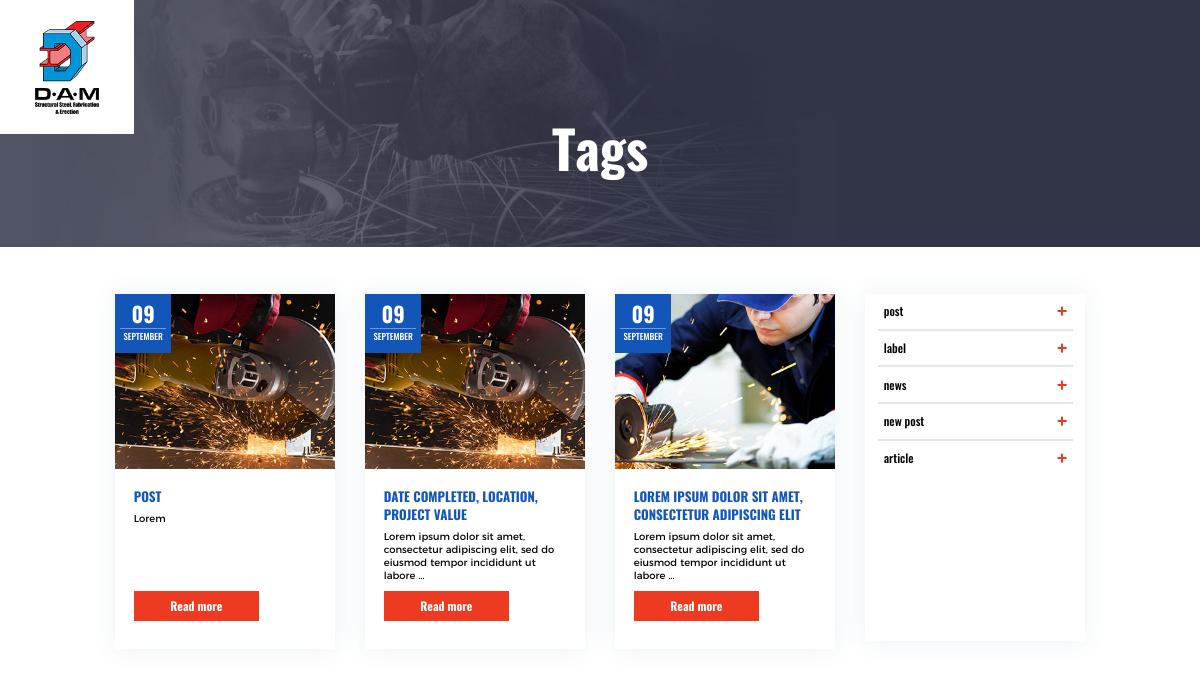
Screenshot of /tag/post/ with the database file from the repository.
### blog/models.py (models this page shows, shortened)
class Post(models.Model):
    author = models.ForeignKey(User, on_delete=models.CASCADE, related_name='blog_posts', default=0)
    title = models.CharField(max_length=150, db_index=True)
    image = models.ImageField(upload_to='products/%Y/%m/%d', blank=True)
    slug = models.SlugField(max_length=150, unique=True)
    text = models.TextField(blank=True, db_index=True)
    date_pub = models.DateTimeField(auto_now_add=True)
    date_create = models.DateTimeField(auto_created=True)
    date_update = models.DateTimeField(auto_now=True)
    tags = models.ManyToManyField('Tag', blank=True, related_name='posts')
    class Meta:
        ordering = ['-date_pub']
        index_together = (('id', 'slug'),)

class Tag(models.Model):
    name = models.CharField(max_length=100)
    slug = models.SlugField(max_length=100, unique=True)

### blog/views.py (the view)
# urls.py: path('tag/<str:slug>/', tags, name='tags')
def tags(request, slug):
    tag = Tag.objects.get(slug__iexact=slug)
    tags = Tag.objects.all()
    posts = tag.posts.all()
    paginator = Paginator(posts, 10)
    page_namber = request.GET.get('page', 1)
    page = paginator.get_page(page_namber)
    context = {'tag': tag,
                'posts': page,
                'tags': tags
    }
    return render(request, 'blog/tags.html', context=context)

### blog/templates/blog/tags.html (shortened to what this page needs)
{% extends "base.html" %}
{% load static %}
{% block content %}
<main>
    <section class="banner-page">
        <h1>Tags</h1>
    </section>
    <section class="blog-content">
        <div class="container">
            <div class="row">
                <div class="col-lg-9">
                    <div class="row">
                        {% for post in posts %}
                            {% include 'blog/includes/item.html' %}
                        {% endfor %}
                    </div>
                </div>
                <div class="col-lg-3">
                    {% include 'blog/includes/sidebar.html' %}
                </div>
            </div>
        </div>
    </section>
</main>
{% endblock %}

### blog/templates/blog/includes/item.html
<div class="col-md-4 col-sm-6 mb30">
    <div class="article">
        <p class="article-date">{{ post.date_pub|date:"d" }} <span>{{ post.date_pub|date:"F" }}</span></p>
        <div class="article-img">
            {% if post.image %}
                <img src="{{ post.image.url }}">
            {% else %}
                <img src="">
            {% endif %}
        </div>
        <div class="article-info">
            <h3 class="article-title"><a href="{% url 'post_detail' slug=post.slug %}">{{ post.title }}</a></h3>
            <p class="article-desc">{{ post.text|truncatewords:15 }}</p>
            <a href="{% url 'post_detail' slug=post.slug %}" class="btn btn__orange">Read more</a>
        </div>
    </div>
</div>

### blog/templates/blog/includes/sidebar.html
<div class="category-list-box">
    <ul class="list-category">
        {% for tag in tags %}
            <li><a href="{% url 'tags' slug=tag.slug %}">{{ tag.name }}<span class="active-icon"></span></a></li>
        {% endfor %}
    </ul>
</div>

### rows the page displays
Post: date_pub "09", date_pub "SEPTEMBER", image (picture), title "POST", text "Lorem"
Post: date_pub "09", date_pub "SEPTEMBER", image (picture), title "DATE COMPLETED, LOCATION, PROJECT VALUE", text "Lorem ipsum dolor sit amet, consectetur adipiscing elit, sed do eiusmod tempor incididunt ut labore …"
Post: date_pub "09", date_pub "SEPTEMBER", image (picture), title "LOREM IPSUM DOLOR SIT AMET, CONSECTETUR ADIPISCING ELIT", text "Lorem ipsum dolor sit amet, consectetur adipiscing elit, sed do eiusmod tempor incididunt ut labore …"
Tag: name "post"
Tag: name "label"
Tag: name "news"
Tag: name "new post"
Tag: name "article"
